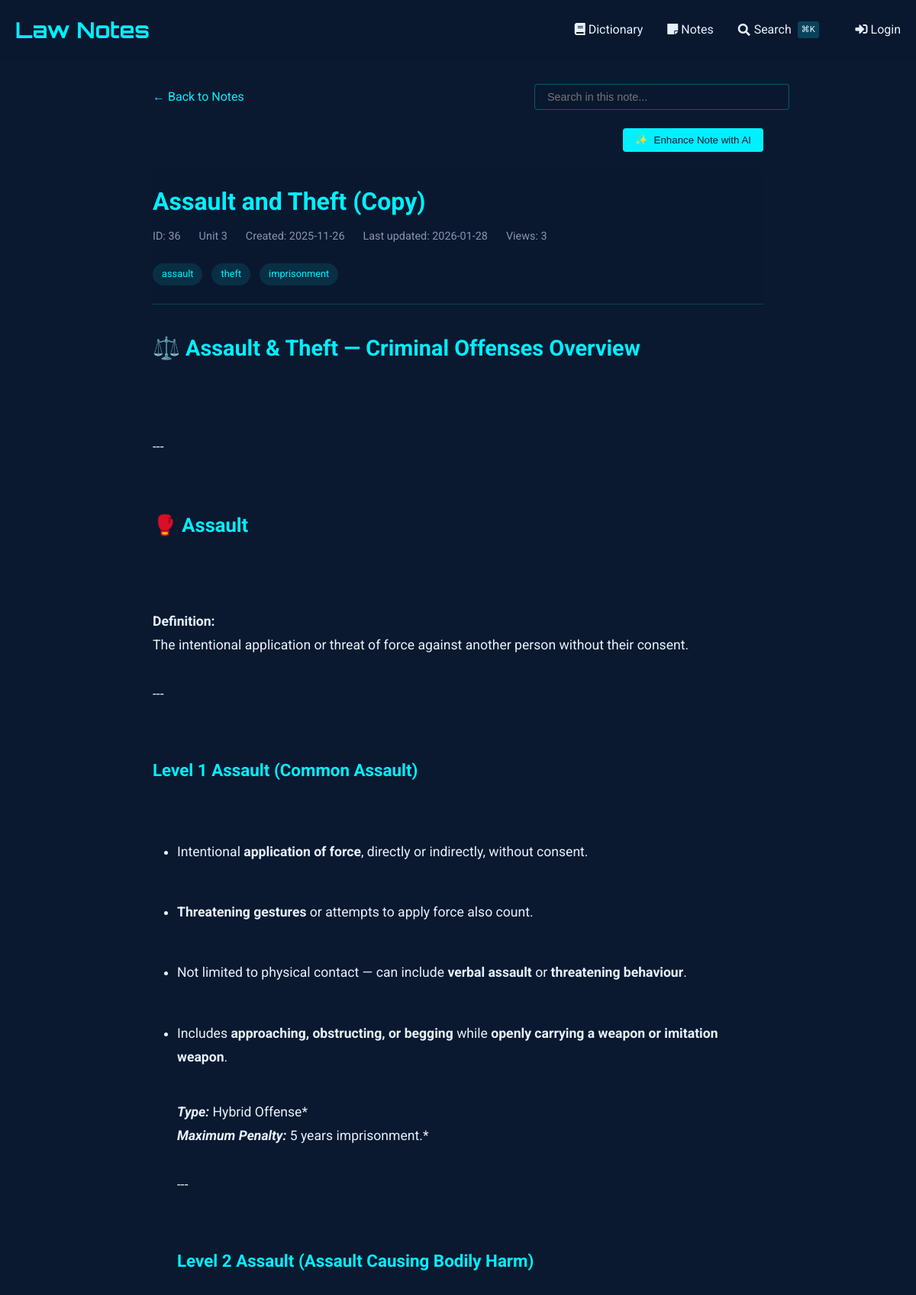
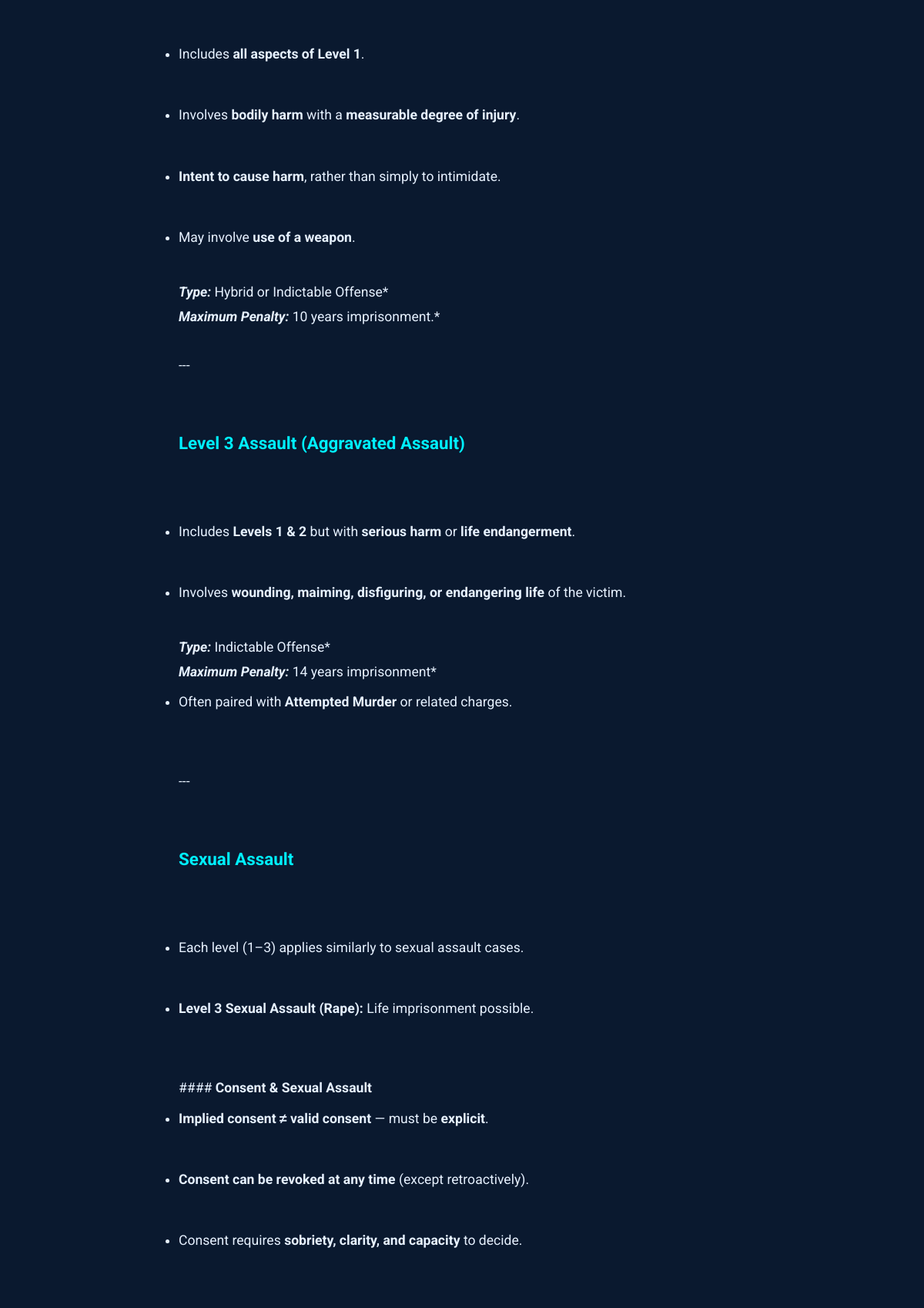
/notes/view/36 (upper part), run on the app's committed database (2 pictures, top to bottom).
### tables this page shows
CREATE TABLE notes (
    id INTEGER PRIMARY KEY AUTOINCREMENT,
    title TEXT NOT NULL,                -- short title for the note
    content TEXT NOT NULL,              -- the full note text
    unit_number INTEGER,                -- optional: to group with course units
    tags TEXT,                          -- comma-separated or JSON for filtering/search
    related_entries TEXT,               -- store glossary ids (e.g., "1,4,5") for cross-linking
    created_at TIMESTAMP DEFAULT CURRENT_TIMESTAMP,
    last_updated TIMESTAMP DEFAULT CURRENT_TIMESTAMP,
    views INTEGER DEFAULT 0,            -- track popularity
    is_favorite BOOLEAN DEFAULT 0,      -- quick flag for starred notes
    comments TEXT                       -- optional: your own thoughts or annotations
, has_worksheet BOOLEAN DEFAULT 0);

### notes_routes.py (the view, shortened to what this page needs)
@notes_bp.route('/view/<int:note_id>')
def view_note(note_id):
    db = SQL("sqlite:///notes.db")
    note = db.execute("""
        SELECT *,
               strftime('%Y-%m-%d', created_at) as created_date,
               strftime('%Y-%m-%d', last_updated) as last_updated
        FROM notes
        WHERE id = :id
    """, id=note_id)
    if not note:
        abort(404)
    note = note[0]
    db.execute("""
        UPDATE notes
        SET views = COALESCE(views, 0) + 1
        WHERE id = :id
    """, id=note_id)
    content = note['content']
    content = re.sub(r'^# (.*?)$', r'<h1>\1</h1>', content, flags=re.MULTILINE)
    content = re.sub(r'^## (.*?)$', r'<h2>\1</h2>', content, flags=re.MULTILINE)
    content = re.sub(r'^### (.*?)$', r'<h3>\1</h3>', content, flags=re.MULTILINE)
    content = re.sub(r'\*\*(.*?)\*\*', r'<strong>\1</strong>', content)
    content = re.sub(r'\*(.*?)\*', r'<em>\1</em>', content)
    content = re.sub(r'^\s*[-*] (.*?)$', r'<li>\1</li>', content, flags=re.MULTILINE)
    content = re.sub(r'(<li>.*</li>)', r'<ul>\1</ul>', content, flags=re.DOTALL)
    content = re.sub(r'^> (.*?)$', r'<blockquote>\1</blockquote>', content, flags=re.MULTILINE)
    content = content.replace('\n', '<br>')
    content = re.sub(
        r'<aside>\s*💡\s*(.*?)\s*</aside>',
        r'<div class="callout"><div class="callout-emoji">💡</div><div class="callout-content">\1</div></div>',
        content,
        flags=re.DOTALL
    )
    sections = re.split(r'(<h[1-3]>.*?</h[1-3]>)', content)
    processed_sections = []
    for i, section in enumerate(sections):
        if section.startswith('<h'):
            processed_sections.append(section)
        elif section.strip():
            if not any(tag in section for tag in ['<p>', '<ul>', '<ol>', '<blockquote>', '<div class="callout">']):
                section = f'<p>{section}</p>'
            processed_sections.append(section)
    processed_content = '\n'.join(processed_sections)
    related_entries = []
    worksheet_images = []
    if note.get('has_worksheet'):
        worksheet_images = get_worksheet_images(note_id)
    return render_template('notes/view.html',
                         note=note,
                         content=processed_content,
                         related_entries=related_entries,
                         worksheet_images=worksheet_images)

### sql.py (called while the page is built, shortened)
def _enable_logging(f):
    import logging
    import functools
    import os
    @functools.wraps(f)
    def decorator(*args, **kwargs):
        try:
            import flask
        except ModuleNotFoundError:
            return f(*args, **kwargs)
        disabled = logging.getLogger("cs50").disabled
        if flask.current_app and os.getenv("FLASK_ENV") == "development":
            logging.getLogger("cs50").disabled = False
        try:
            return f(*args, **kwargs)
        finally:
            logging.getLogger("cs50").disabled = disabled
    return decorator

def _parse_placeholder(token):
    import re
    import sqlparse
    if (
        not isinstance(token, sqlparse.sql.Token)
        or token.ttype != sqlparse.tokens.Name.Placeholder
    ):
        raise TypeError()
    if token.value == "?":
        return "qmark", None
    matches = re.search(r"^:([1-9]\d*)$", token.value)
    if matches:
        return "numeric", int(matches.group(1)) - 1
    matches = re.search(r"^:([a-zA-Z]\w*)$", token.value)
    if matches:
        return "named", matches.group(1)

    def __del__(self):
        self._disconnect()

    def _disconnect(self):
        if hasattr(_data, self._name()):
            getattr(_data, self._name()).close()
            delattr(_data, self._name())

    def _name(self):
        return str(hash(self))

        def connect(dbapi_connection, connection_record):
            try:
                if isinstance(
                    dbapi_connection, sqlite3.Connection
                ):  # If back end is sqlite
                    cursor = dbapi_connection.cursor()
                    cursor.execute("PRAGMA foreign_keys=ON")
                    cursor.close()
            except:
                pass

### templates/notes/view.html (shortened to what this page needs)
{% extends "notes/base.html" %}
{% block content %}
<div class="container" style="max-width: 800px; margin: 0 auto;">
    <div style="margin-bottom: 1.5rem; display: flex; justify-content: space-between; align-items: center; flex-wrap: wrap; gap: 1rem;">
        <a href="{{ url_for('notes.index') }}" style="color: var(--primary); text-decoration: none; display: inline-flex; align-items: center;">
            ← Back to Notes
        </a>
        <div class="search-container" style="position: relative; max-width: 300px; width: 100%;">
            <input type="text" id="noteSearch" placeholder="Search in this note..."
                   style="width: 100%; padding: 0.5rem 1rem; background: rgba(10, 25, 47, 0.7);
                          border: 1px solid rgba(0, 240, 255, 0.3); border-radius: 4px;
                          color: #e6f1ff; font-size: 0.9rem;">
        </div>
    </div>
    <div id="enhanceControls" style="margin-bottom: 1.5rem; display: flex; justify-content: flex-end; gap: 1rem;">
        <button id="enhanceNoteBtn" class="btn btn-primary" style="background: var(--primary); color: #0a192f; border: none; padding: 0.5rem 1rem; border-radius: 4px; cursor: pointer; font-weight: 500; display: flex; align-items: center; gap: 0.5rem;">
            <span id="enhanceIcon">✨</span> Enhance Note with AI
        </button>
    </div>
    <article class="note">
        <header class="note-header">
            <h1 class="note-title">
                {{ note.title }}
            </h1>
            <div class="note-meta">
                <span>ID: {{ note.id }}</span>
                {% if note.unit_number %}
                <span>Unit {{ note.unit_number }}</span>
                {% endif %}
                <span>Created: {{ note.created_date }}</span>
                <span>Last updated: {{ note.last_updated }}</span>
                <span>Views: {{ note.views or 0 }}</span>
            </div>
            {% if note.tags %}
            <div class="note-tags" style="margin-top: 1rem;">
                {% for tag in note.tags.split(',') %}
                    <span class="tag">{{ tag.strip() }}</span>
                {% endfor %}
            </div>
            {% endif %}
        </header>
        <div class="note-content">
            {{ content|safe }}
        </div>
    </article>
</div>
{% endblock %}

### templates/dictionary/base.html (style rules this page uses)
:root { --primary: #00f0ff; --bg-dark: #0a192f; --text: #e6f1ff; --success: #2ecc71; --error: #e74c3c; }
body { font-family: 'Roboto', sans-serif; background-color: var(--bg-dark); color: var(--text); line-height: 1.6; margin: 0; padding: 0; }
.container { max-width: 1200px; margin: 0 auto; padding: 0 20px; }
header { background: rgba(10, 25, 47, 0.9); padding: 1rem 0; }
.btn { display: inline-block; padding: 0.6rem 1.5rem; background: var(--primary); color: #000; border: none; border-radius: 4px; cursor: pointer; text-decoration: none; font-weight: 500; transition: all 0.3s; }

### templates/notes/view.html (style rules this page uses)
.note-header { margin-bottom: 2rem; padding-bottom: 1rem; border-bottom: 1px solid rgba(0, 240, 255, 0.2); }
.note-title { color: var(--primary); margin: 0 0 0.5rem 0; font-size: 2rem; font-weight: 700; }
.note-meta { display: flex; gap: 1.5rem; color: #8892b0; font-size: 0.9rem; margin-bottom: 1.5rem; }
.note-content { font-size: 1.1rem; line-height: 1.8; color: #e6f1ff; }
.note-content h1, .note-content h2, .note-content h3, .note-content h4, .note-content h5, .note-content h6 { color: var(--primary); margin-top: 2rem; margin-bottom: 1rem; }
.note-content h1 { font-size: 1.8rem; }
.note-content h2 { font-size: 1.6rem; }
.note-content h3 { font-size: 1.4rem; }
.note-content p { margin: 1.5rem 0; }
.note-content ul, .note-content ol { margin: 1.5rem 0; padding-left: 2rem; }
.note-content li { margin: 0.5rem 0; }
.tag { display: inline-block; background: rgba(0, 240, 255, 0.1); color: var(--primary); padding: 0.25rem 0.75rem; border-radius: 20px; font-size: 0.8rem; margin-right: 0.5rem; margin-bottom: 0.5rem; }

### data on the page
notes: title "Assault and Theft (Copy)", id "36", unit_number "3", views "3"

### other printed values
{{ note.created_date }} "2025-11-26"
{{ note.last_updated }} "2026-01-28"
{{ tag.strip() }} "assault" "theft" "imprisonment"
